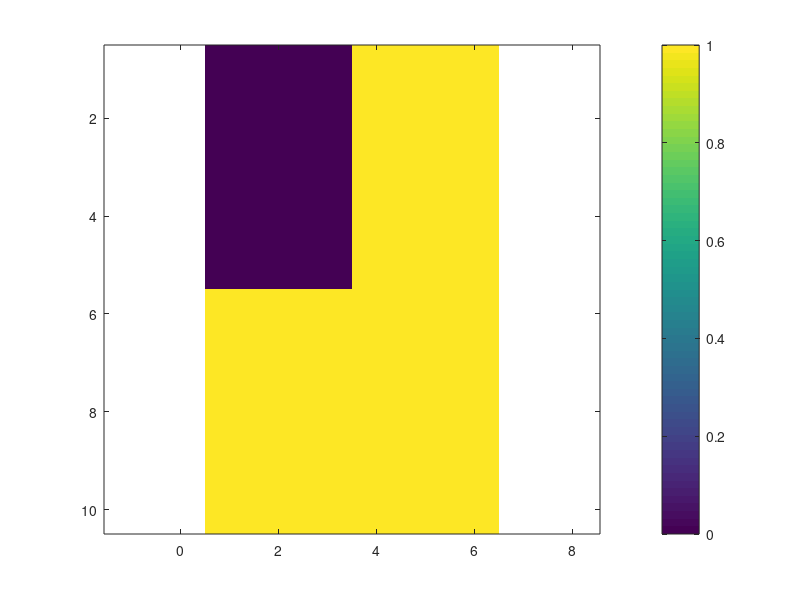
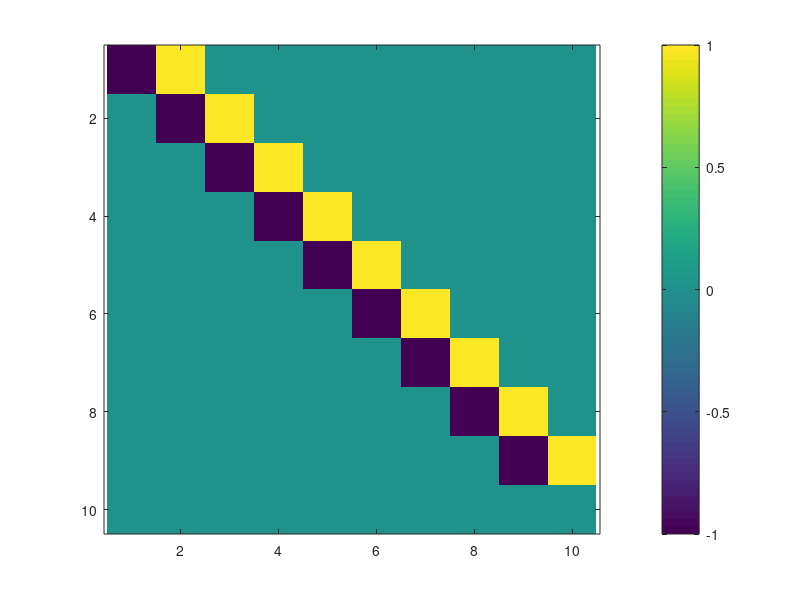
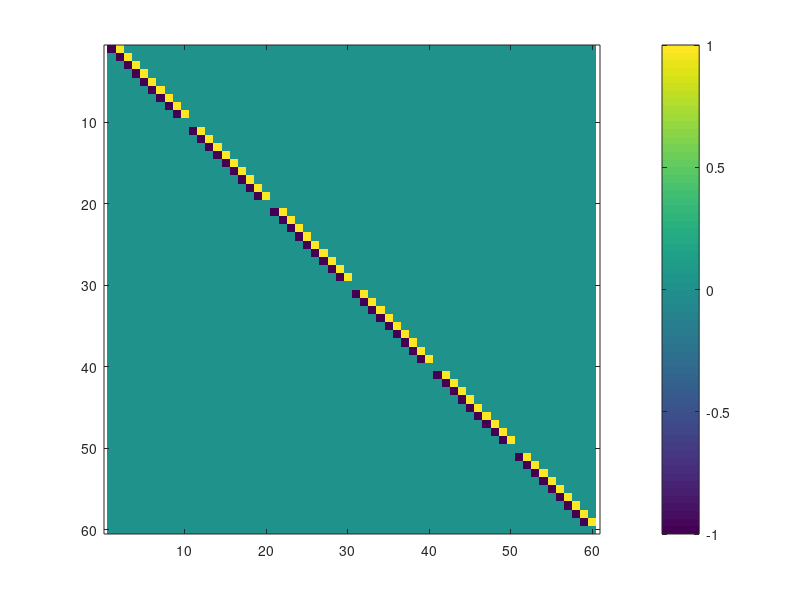
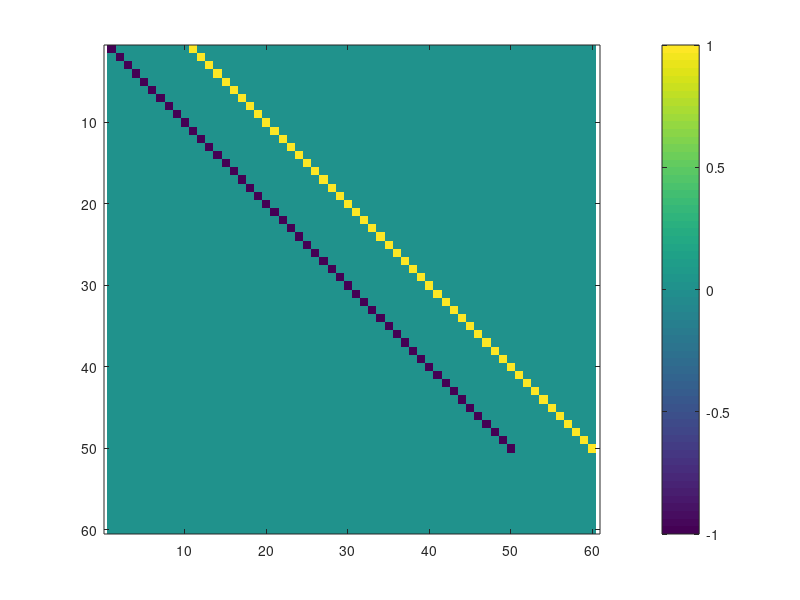

MATLAB code to generate these figures, in order:
%% Sample matrix X
M = 10;
N = 6;
%M = 200;
%N = 120;

X = ones(M,N);
X(1:floor(M/2),1:floor(N/2)) = 0;
% X = randn(M,N);
figure, imagesc(X)
colorbar
axis equal
axis tight
%% Differential operator for 1D vector
D = spdiags([-ones(M,1) ones(M,1)], [0 1], M,M+1);
D(:,end) = [];
D(M,M) = 0;

figure, imagesc(D)
colorbar
axis equal
axis tight
%% Differential operator in x
Dx = kron(speye(N),D);
figure, imagesc(Dx)
colorbar
axis equal
axis tight

%% Differential operator in y
D = spdiags([-ones(N,1) ones(N,1)], [0 1], N,N+1);
D(:,end) = [];
D(N,N) = 0;

Dy = kron(D,speye(M));
figure, imagesc(Dy)
colorbar
axis equal
axis tight
%% D matrix
D = [Dx' Dy']';
figure, imagesc(D)
colorbar
axis equal
axis tight

%% Difference matrices and differential operators

Dh = diff(X,[],1);
Dh = [Dh;zeros(1,N)];
Dv = diff(X,[],2);
Dv = [Dv zeros(M,1)];
figure, 
subplot(221), 
imagesc(Dh)
colorbar
axis equal
axis tight
title('Horizontal diff')

subplot(222), 
imagesc(Dv)
colorbar
axis equal
axis tight
title('Vertical diff')

subplot(223), 
imagesc(reshape(Dx*X(:),[M,N]))
colorbar
axis equal
axis tight
title('Dx operator')

subplot(224), 
imagesc(reshape(Dy*X(:),[M,N]))
colorbar
axis equal
axis tight
title('Dy operator')
xCol = X(:);

%% TIMING CONTEST
tic
q = Dx*xCol;
w = Dy*xCol;
toc
tic
Xmat = reshape(xCol,M,N);
Dh = diff(Xmat,[],1);
Dh = [Dh;zeros(1,N)];
Dv = diff(Xmat,[],2);
Dv = [Dv zeros(M,1)];
q = Dh(:);
w = Dv(:);
toc
% winner: MATRIX MULTIPLICATION

%% Inverse of gradients
P = Dh.^2 + Dv.^2;
eps = 0.01;
P = 2*sqrt(P.^2 + eps^2);
P = P.^(-0.5);
figure, imagesc(P)
colorbar
axis equal
axis tight
%% W and omega matrices
P = P(:);
omega = speye(M*N);
omega = spdiags(P,0,omega);
W = kron(speye(2),omega);
figure, imagesc(W)
colorbar
axis equal
axis tight

%% Solving
A = randi(10,[1000,length(X(:))]);
b = randi(10,[1000,1]);
mu = 1;
size(A'*A + mu*D'*W*D)
size(X(:))
size(A'*b)

%% Diferential operators when X is row-major
Dh = diff(X,[],1);
Dh = [Dh;zeros(1,N)];
Dv = diff(X,[],2);
Dv = [Dv zeros(M,1)];
Xt = X';
xRow = Xt(:);

figure, 
subplot(221), 
imagesc(reshape(Dh,[M,N]))
colorbar
axis equal
axis tight
title('Horizontal diff')

subplot(222), 
imagesc(reshape(Dv,[M,N]))
colorbar
axis equal
axis tight
title('Vertical diff')

subplot(223), 
imagesc(reshape(Dx*xRow,[N,M])')
colorbar
axis equal
axis tight
title('Dx operator')

subplot(224), 
imagesc(reshape(Dy*xRow,[N,M])')
colorbar
axis equal
axis tight
title('Dy operator')

%% New differential operator in x
Xt = X';
xRow = Xt(:);

D = spdiags([-ones(N,1) ones(N,1)], [0 1], N,N+1);
D(:,end) = [];
D(N,N) = 0;
Dx = kron(speye(M),D);

figure, imagesc(Dx)
colorbar
axis equal
axis tight

figure,
imagesc(reshape(Dx*xRow,[N,M])')
colorbar
axis equal
axis tight
title('Dx operator')

%% New differential operator in y
D = spdiags([-ones(M,1) ones(M,1)], [0 1], M,M+1);
D(:,end) = [];
D(M,M) = 0;
Dy = kron(D,speye(N));

figure, imagesc(Dy)
colorbar
axis equal
axis tight

figure,
imagesc(reshape(Dy*xRow,[N,M])')
colorbar
axis equal
axis tight
title('Dy operator')

%% The rest of the steps
% D matrix
D = [Dx' Dy']';
figure, imagesc(D)
colorbar
axis equal
axis tight

Dh = Dx*xRow;
Dv = Dy*xRow;

% Inverse of gradients
P = Dh.^2 + Dv.^2;
eps = 0.01;
P = 2*sqrt(P.^2 + eps^2);
P = P.^(-0.5);
figure, imagesc(reshape(P,[N,M])')
colorbar
axis equal
axis tight

% W and omega matrices
omega = speye(M*N);
omega = spdiags(P,0,omega);
W = kron(speye(2),omega);
figure, imagesc(W)
colorbar
axis equal
axis tight

% Solving
A = randi(10,[1000,length(X(:))]);
b = randi(10,[1000,1]);
mu = 1;
size(A'*A + mu*D'*W*D)
size(X(:))
size(A'*b)